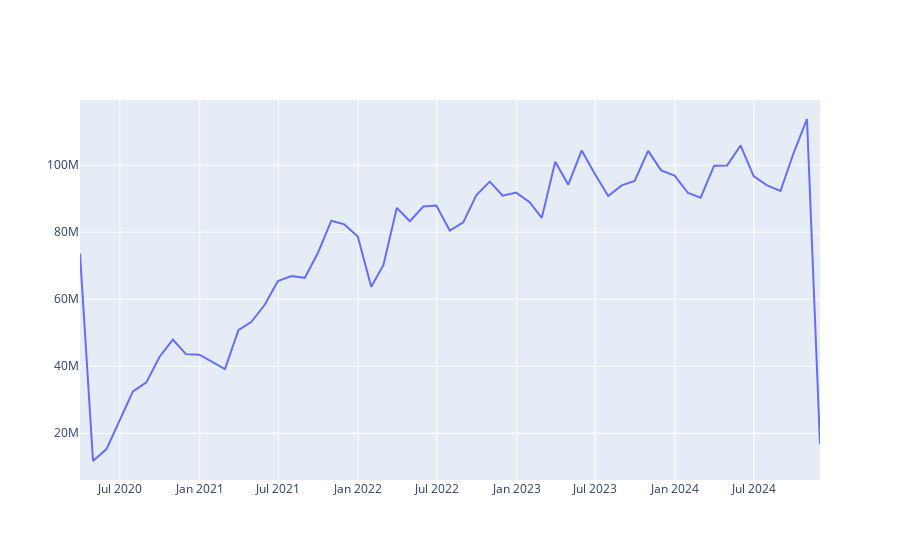

Write notebook code for a chart like this one.
### Code cell
fig = go.Figure()
fig.add_trace(go.Scatter(x=df_month["month-end"], y=df_month["Subways: Total Estimated Ridership"]))
